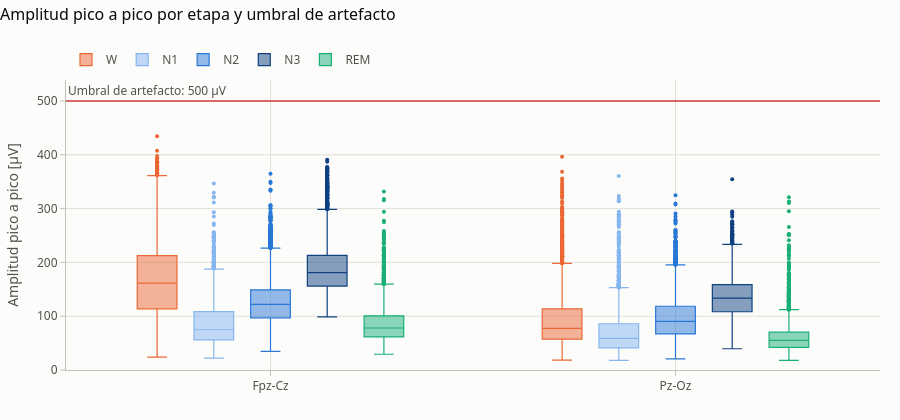

Notebook source saved alongside this figure:
### Markdown cell above
La figura siguiente responde: **¿dónde caen los valores extremos respecto del umbral físico de artefacto?** Los
puntos fuera de los bigotes son outliers estadísticos; la línea roja es el umbral de amplitud.

### Code cell
plots.amplitude_vs_threshold(obs_preview).show()

### Figure 1 — Plotly figure (JSON) as saved in the notebook; plotly's stock layout.template omitted (floating-point values rounded to 4 significant figures; data arrays with more than 128 entries replaced by an {"elided": "..."} marker saying what was removed)
{"data": [{"boxpoints": "outliers", "hovertemplate": "W · %{x}<br>%{y:.0f} µV<extra></extra>", "line": {"width": 1.2}, "marker": {"color": "#eb6834", "size": 4}, "name": "W", "type": "box", "x": {"elided": "7312 str values"}, "y": {"elided": "7312 float values"}}, {"boxpoints": "outliers", "hovertemplate": "N1 · %{x}<br>%{y:.0f} µV<extra></extra>", "line": {"width": 1.2}, "marker": {"color": "#86b6ef", "size": 4}, "name": "N1", "type": "box", "x": {"elided": "3378 str values"}, "y": {"elided": "3378 float values"}}, {"boxpoints": "outliers", "hovertemplate": "N2 · %{x}<br>%{y:.0f} µV<extra></extra>", "line": {"width": 1.2}, "marker": {"color": "#2a78d6", "size": 4}, "name": "N2", "type": "box", "x": {"elided": "17854 str values"}, "y": {"elided": "17854 float values"}}, {"boxpoints": "outliers", "hovertemplate": "N3 · %{x}<br>%{y:.0f} µV<extra></extra>", "line": {"width": 1.2}, "marker": {"color": "#104281", "size": 4}, "name": "N3", "type": "box", "x": {"elided": "6148 str values"}, "y": {"elided": "6148 float values"}}, {"boxpoints": "outliers", "hovertemplate": "REM · %{x}<br>%{y:.0f} µV<extra></extra>", "line": {"width": 1.2}, "marker": {"color": "#1baf7a", "size": 4}, "name": "REM", "type": "box", "x": {"elided": "7386 str values"}, "y": {"elided": "7386 float values"}}], "layout": {"annotations": [{"font": {"color": "#52514e"}, "showarrow": false, "text": "Umbral de artefacto: 500 µV", "x": 0, "xanchor": "left", "xref": "x domain", "y": 500.0, "yanchor": "bottom", "yref": "y"}], "boxmode": "group", "font": {"color": "#52514e", "family": "system-ui, -apple-system, \"Segoe UI\", sans-serif", "size": 12}, "height": 420, "hoverlabel": {"bgcolor": "white", "font": {"color": "#0b0b0b"}}, "legend": {"orientation": "h", "title": {"text": ""}, "x": 0, "xanchor": "left", "y": 1.02, "yanchor": "bottom"}, "margin": {"b": 50, "l": 60, "r": 20, "t": 80}, "paper_bgcolor": "#fcfcfb", "plot_bgcolor": "#fcfcfb", "shapes": [{"line": {"color": "#d03b3b", "width": 1.5}, "type": "line", "x0": 0, "x1": 1, "xref": "x domain", "y0": 500.0, "y1": 500.0, "yref": "y"}], "title": {"font": {"color": "#0b0b0b", "size": 16}, "text": "Amplitud pico a pico por etapa y umbral de artefacto", "x": 0, "xanchor": "left", "y": 0.98, "yanchor": "top"}, "xaxis": {"gridcolor": "#e1e0d9", "linecolor": "#c3c2b7", "tickcolor": "#c3c2b7", "ticks": "outside", "zeroline": false}, "yaxis": {"gridcolor": "#e1e0d9", "linecolor": "#c3c2b7", "rangemode": "tozero", "tickcolor": "#c3c2b7", "ticks": "outside", "title": {"text": "Amplitud pico a pico [µV]"}, "zeroline": false}}}
